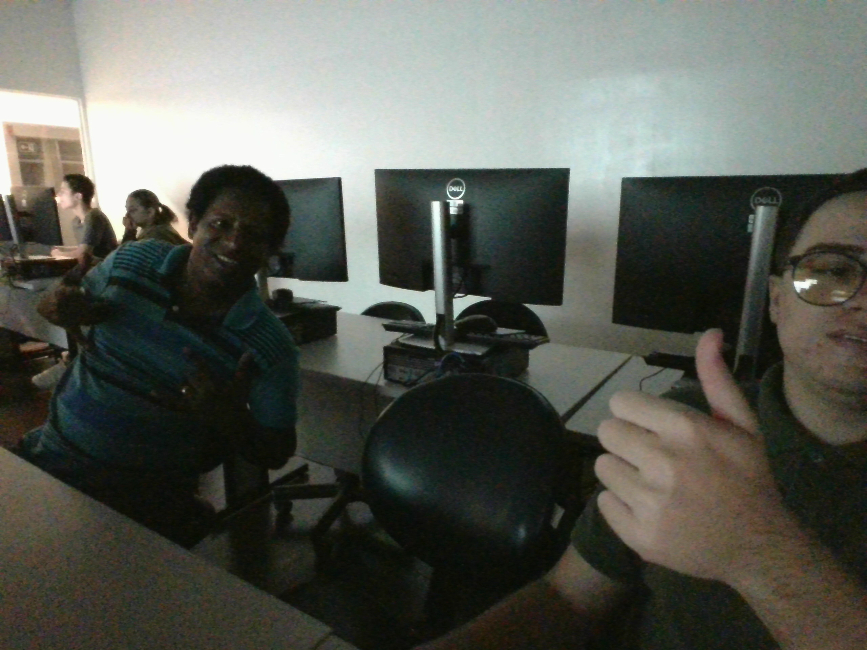
#> input picture images/captura_9fc8998124144d68b855a0ab658a7e0f.jpg, 867 x 650 px
$ python -i cv_service.py   (imports and definitions only)   (older library calls are emulated)
#> lines starting #> are read from the running program, lines starting #| are printed output that depends on the picture
import cv2
import numpy as np
from PIL import Image, ImageStat
from datetime import datetime
from typing import Dict, Any

class ComputerVisionService:
    @staticmethod
    def analisar_imagem(image_bytes: bytes) -> Dict[str, Any]:
        """
        Pipeline estruturado de Visão Computacional Nativa usando OpenCV e Pillow.
        Calcula resolução, nitidez pelo Laplaciano, luminosidade RMS e faces pelo Haar Cascade.
        Preparado de forma extensível para receber futuros modelos de IA (OpenAI/Gemini).
        """
        # Conversão de bytes brutos para matrizes utilizáveis pelo OpenCV
        nparr = np.frombuffer(image_bytes, np.uint8)
        img_bgr = cv2.imdecode(nparr, cv2.IMREAD_COLOR)
        if img_bgr is None:
            raise ValueError("Não foi possível decodificar a imagem capturada.")

        img_rgb = cv2.cvtColor(img_bgr, cv2.COLOR_BGR2RGB)
        pil_img = Image.fromarray(img_rgb)

        # 1. Resolução
        altura, largura, _ = img_bgr.shape
        resolucao = f"{largura}x{altura}"

        # 2. Análise de Nitidez (Variância da transformada do Laplaciano)
        gray = cv2.cvtColor(img_bgr, cv2.COLOR_BGR2GRAY)
        valor_nitidez = cv2.Laplacian(gray, cv2.CV_64F).var()
        nitidez_label = "Alta" if valor_nitidez > 90.0 else "Baixa/Desfocada"

        # 3. Análise de Luminosidade através do cálculo estatístico de root-mean-square (RMS)
        stat = ImageStat.Stat(pil_img)
        if len(stat.rms) >= 3:
            percebida = 0.299 * stat.rms[0] + 0.587 * stat.rms[1] + 0.114 * stat.rms[2]
        else:
            percebida = stat.rms[0]

        if percebida > 200:
            luminosidade_label = "Muito Clara"
        elif percebida < 70:
            luminosidade_label = "Escura"
        else:
            luminosidade_label = "Boa/Ideal"

        # 4. Detecção de Rostos e Quantidade de pessoas usando Classificador em Cascata Nativo
        face_cascade = cv2.CascadeClassifier(cv2.data.haarcascades + 'haarcascade_frontalface_default.xml')
        faces = face_cascade.detectMultiScale(gray, scaleFactor=1.1, minNeighbors=5, minSize=(30, 30))
        total_rostos = len(faces)

        # 5. Cores predominantes através do cálculo de canais médios ponderados
        media_cores = cv2.mean(img_rgb)[:3]
        cores_label = f"R:{int(media_cores[0])} G:{int(media_cores[1])} B:{int(media_cores[2])}"

        agora = datetime.now()

        return {
            "descricao": "Captura processada de forma analítica via pipeline nativo OpenCV.",
            "objetos": "Análise algorítmica de contornos geométricos executada.",
            "quantidade_pessoas": total_rostos,
            "rostos": total_rostos,
            "idade": "Pendente (Pronto para integração com IA)",
            "emocao": "Pendente (Pronto para integração com IA)",
            "cores": cores_label,
            "luminosidade": luminosidade_label,
            "nitidez": f"{nitidez_label} ({valor_nitidez:.1f})",
            "data": agora.strftime("%Y-%m-%d"),
            "horario": agora.strftime("%H:%M:%S"),
            "resolucao": resolucao
        }

>>> import cv2
>>> picture = cv2.imread('../images/captura_9fc8998124144d68b855a0ab658a7e0f.jpg', cv2.IMREAD_GRAYSCALE)
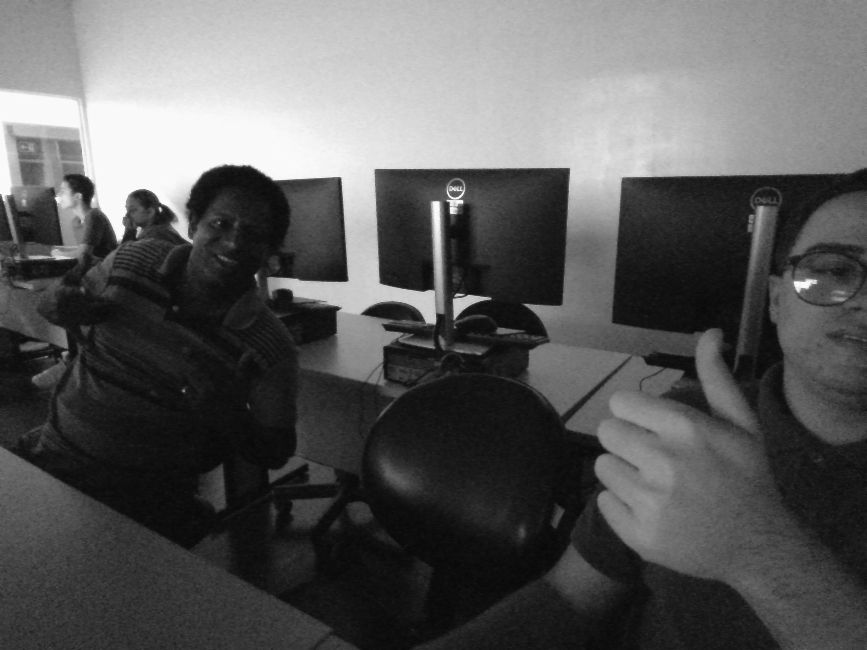
#> picture: shape (650, 867); min 8, max 252, mean 90.6
#> (the run stopped early here; a loop or call above may not have finished)
